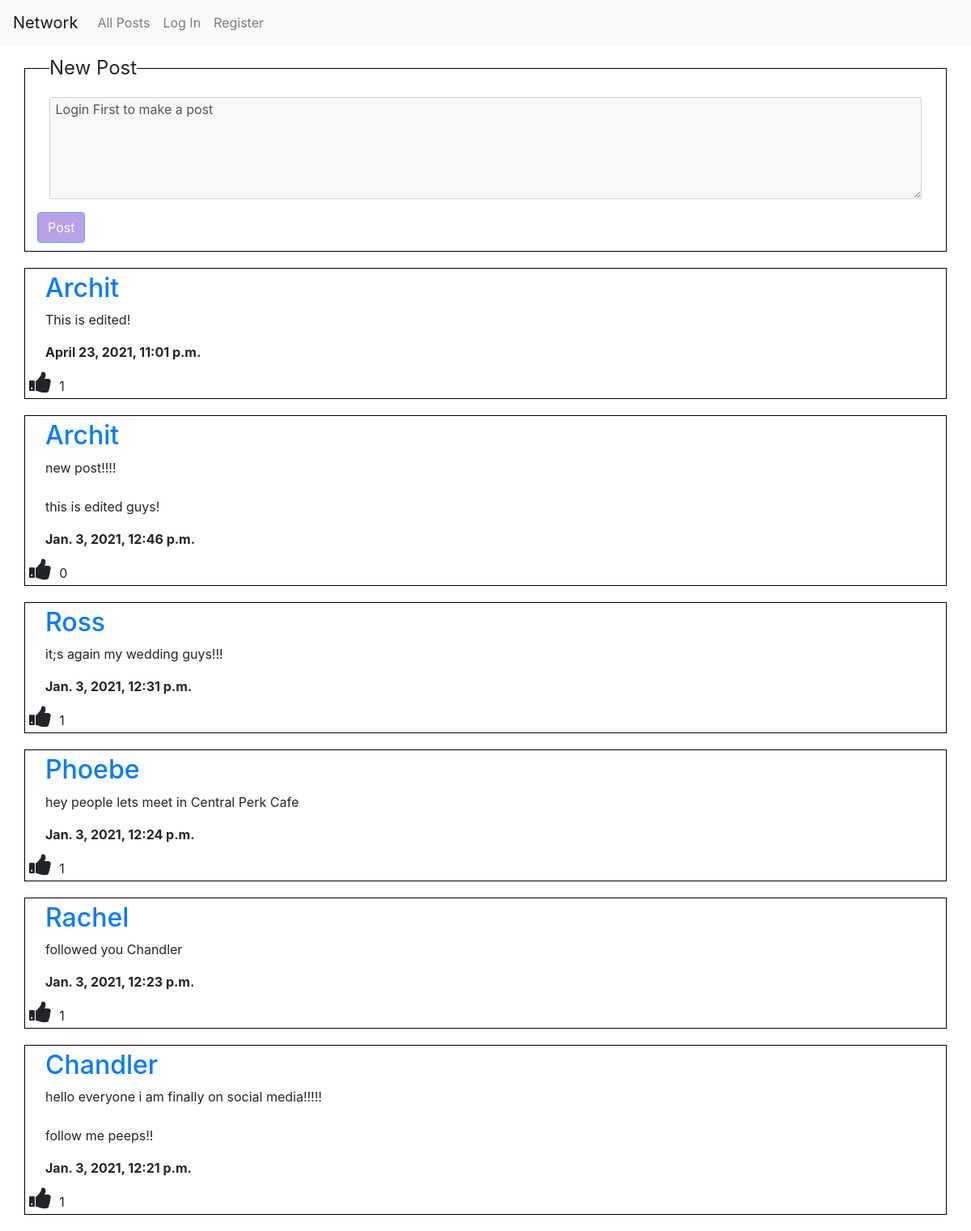
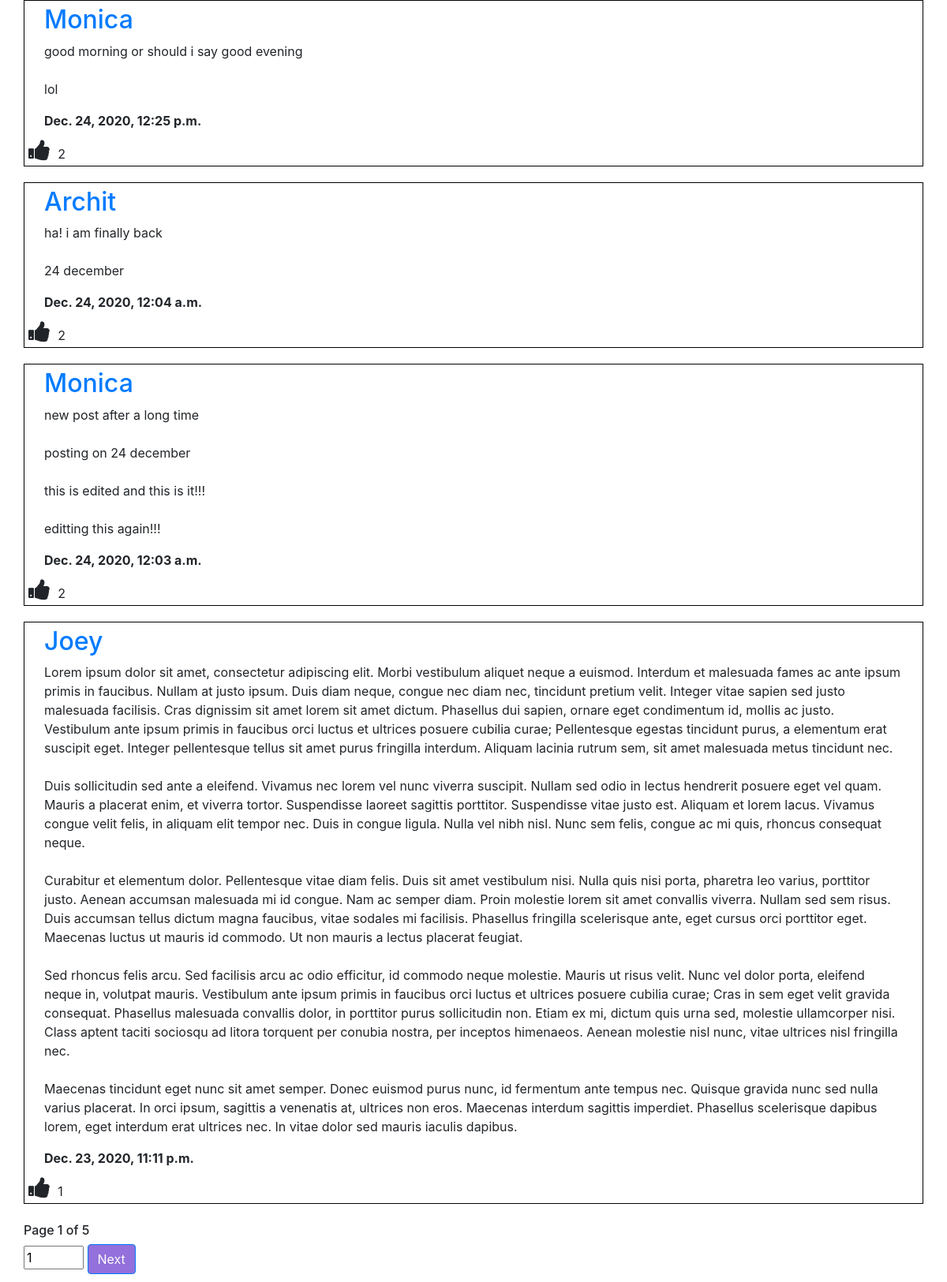
The page / on the database its author committed (2 pictures, top to bottom).
### network/models.py (models this page shows, shortened)
class Posts(models.Model):
    user = models.ForeignKey("User", on_delete=models.CASCADE, related_name="user")
    postdata = models.TextField(blank=False)
    timestamp = models.DateTimeField(auto_now_add=True)
    likes = models.ManyToManyField("User", related_name="likes", blank=True)

class User(AbstractUser):
    followers = models.ManyToManyField("User", related_name="fllowers", blank=True)
    following = models.ManyToManyField("User", related_name="fllowing", blank=True)
    postsliked = models.ManyToManyField("Posts", related_name="likedposts", blank=True)
    pass

### network/views.py (the view)
# urls.py: path("", views.index, name="index"),
def index(request):
    allpost = Posts.objects.all()
    allpost = allpost.order_by("-timestamp").all()
    pagination = Paginator(allpost, 10)
    pagenumber = request.GET.get('page')
    if request.user.is_authenticated:
        userlikedposts = User.objects.get(username=request.user.username).likes.all()
    else:
        userlikedposts = []
    currentpage = 1
    if request.method == 'GET':
        currentpage = pagenumber
        if pagenumber == None:
            currentpage = 1
        page_posts = pagination.get_page(pagenumber)
        return render(request, "network/index.html", {
            'pageposts': page_posts,
            'currentpage': int(currentpage),
            'userlikedposts': userlikedposts
        })
    else:
        wantedpagenumber = request.POST["wantedpagenumber"]
        return redirect(f"/?page={wantedpagenumber}")

### network/templates/network/index.html (shortened to what this page needs)
{% extends "network/layout.html" %}
{% load static %}
{% block body %}
    <div id="index-container">
        <form id="post-form">
            <fieldset id="post-fieldset">
                <legend style="width:auto; margin-left: 30px;">New Post</legend>
                <div style="padding-left: 30px; padding-right: 30px; padding-top: 10px; padding-bottom: 10px;">
                    {% if user.is_authenticated %}
                        <textarea id="post-textarea" cols="150" rows="5" required></textarea>
                    {% else %}
                        <textarea id="post-textarea" cols="150" rows="5" required disabled> Login First to make a post</textarea>
                    {% endif %}
                    <br>
                </div>
                {% if user.is_authenticated %}
                    <input type="submit" value="Post" id="post-submit" class="btn btn-primary">
                {% else %}
                    <input type="submit" value="Post" id="post-submit" class="btn btn-primary" disabled>
                {% endif %}
            </fieldset>
        </form>
        <div id="all-posts">
            {% for post in pageposts %}
                <div class="post-class">
                    <div style="margin:5px 25px 5px 25px;">
                        <a href="{% url 'profile' post.user.username 1 %}" id="post-username"><h2>{{ post.user.username }}</h2></a>
                        <p id="postdata" style="white-space: pre-wrap; overflow: auto;">{{ post.postdata }}</p>
                        <b>{{ post.timestamp }}</b><br>
                    </div>
                    {% if user.is_authenticated %}
                        {% if post in userlikedposts %}
                            <i class="fa fa-thumbs-down" id="like-btn" onclick="likepost(this)" style="color: red"></i> <span id="like-count">{{ post.likes.count }}</span>
                        {% else %}
                            <i class="fa fa-thumbs-up" id="like-btn" onclick="likepost(this)"></i> <span id="like-count">{{ post.likes.count }}</span>
                        {% endif %}
                    {% else %}
                        <i class="fa fa-thumbs-up" id="like-btn"></i> <span id="like-count">{{ post.likes.count }}</span>
                    {% endif %}
                </div>
            {% endfor %}
        </div>
        <br>
        <h6>Page {{ currentpage }} of {{ pageposts.paginator.num_pages }}</h6>
        <div>
            <form id="pagenumber" action="{% url 'index' %}" method="post">
                <input type="number" id="pageinput" value="{{ currentpage }}" min="1" max="{{ pageposts.paginator.num_pages }}" name="wantedpagenumber">
                {% if pageposts.has_next %}
                    <a style="background-color: mediumpurple" class="btn btn-primary" href="/?page={{ pageposts.next_page_number }}">Next</a>
                {% endif %}
            </form>
        </div>
    </div>
{% endblock %}

### network/static/network/styles5.css (style rules this page uses)
#post-textarea { max-width: 100%; width: 100%; }
#index-container { margin: 10px 30px 10px 30px; }
#post-fieldset { border: solid black 1px; }
#like-btn { font-size: 30px; cursor: pointer; margin: 5px; }
.post-class { border: solid black 1px; margin-top: 20px; }
#post-submit { margin-left: 15px; margin-bottom: 10px; background-color: mediumpurple; }

### rows shown on the page
Posts: user.username "Archit", postdata "This is edited!", timestamp "April 23, 2021, 11:01 p.m.", likes.count "1"
Posts: user.username "Archit", postdata "new post!!!! this is edited guys!", timestamp "Jan. 3, 2021, 12:46 p.m.", likes.count "0"
Posts: user.username "Ross", postdata "it;s again my wedding guys!!!", timestamp "Jan. 3, 2021, 12:31 p.m.", likes.count "1"
Posts: user.username "Phoebe", postdata "hey people lets meet in Central Perk Cafe", timestamp "Jan. 3, 2021, 12:24 p.m.", likes.count "1"
Posts: user.username "Rachel", postdata "followed you Chandler", timestamp "Jan. 3, 2021, 12:23 p.m.", likes.count "1"
Posts: user.username "Chandler", postdata "hello everyone i am finally on social media!!!!! follow me peeps!!", timestamp "Jan. 3, 2021, 12:21 p.m.", likes.count "1"
Posts: user.username "Monica", postdata "good morning or should i say good evening lol", timestamp "Dec. 24, 2020, 12:25 p.m.", likes.count "2"
Posts: user.username "Archit", postdata "ha! i am finally back 24 december", timestamp "Dec. 24, 2020, 12:04 a.m.", likes.count "2"
Posts: user.username "Monica", postdata "new post after a long time posting on 24 december this is edited and this is it!!! editting this again!!!", timestamp "Dec. 24, 2020, 12:03 a.m.", likes.count "2"
Posts: user.username "Joey", postdata "Lorem ipsum dolor sit amet, consectetur adipiscing elit. Morbi vestibulum aliquet neque a euismod. Interdum et malesuada fames ac ante ipsum primis in faucibus. Nullam at justo ipsum. Duis diam neque, congue nec diam nec, tincidunt pretium velit. Integer vitae sapien sed justo malesuada facilisis. Cras dignissim sit amet lorem sit amet dictum. Phasellus dui sapien, ornare eget condimentum id, mollis ac justo. Vestibulum ante ipsum primis in faucibus orci luctus et ultrices posuere cubilia curae; Pellentesque egestas tincidunt purus, a elementum erat suscipit eget. Integer pellentesque tellus sit amet purus fringilla interdum. Aliquam lacinia rutrum sem, sit amet malesuada metus tincidunt…", timestamp "Dec. 23, 2020, 11:11 p.m.", likes.count "1"

### other values the page prints
{{ currentpage }} "1"
{{ pageposts.paginator.num_pages }} "5"
